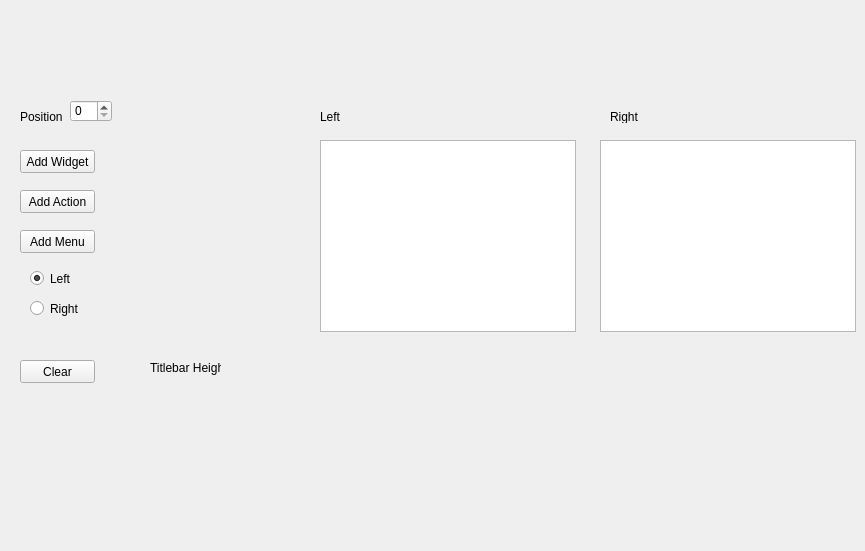
<?xml version="1.0" encoding="UTF-8"?>
<ui version="4.0">
 <class>TestEDRWidget</class>
 <widget class="QWidget" name="TestEDRWidget">
  <property name="geometry">
   <rect>
    <x>0</x>
    <y>0</y>
    <width>865</width>
    <height>551</height>
   </rect>
  </property>
  <property name="sizePolicy">
   <sizepolicy hsizetype="Preferred" vsizetype="Preferred">
    <horstretch>0</horstretch>
    <verstretch>0</verstretch>
   </sizepolicy>
  </property>
  <property name="minimumSize">
   <size>
    <width>100</width>
    <height>100</height>
   </size>
  </property>
  <property name="windowTitle">
   <string>TestEdrWidget</string>
  </property>
  <widget class="QPushButton" name="addWidgetButton">
   <property name="geometry">
    <rect>
     <x>20</x>
     <y>150</y>
     <width>75</width>
     <height>23</height>
    </rect>
   </property>
   <property name="text">
    <string>Add Widget</string>
   </property>
  </widget>
  <widget class="QListWidget" name="leftObjectsList">
   <property name="geometry">
    <rect>
     <x>320</x>
     <y>140</y>
     <width>256</width>
     <height>192</height>
    </rect>
   </property>
   <property name="contextMenuPolicy">
    <enum>Qt::CustomContextMenu</enum>
   </property>
  </widget>
  <widget class="QListWidget" name="rightObjectsList">
   <property name="geometry">
    <rect>
     <x>600</x>
     <y>140</y>
     <width>256</width>
     <height>192</height>
    </rect>
   </property>
   <property name="contextMenuPolicy">
    <enum>Qt::CustomContextMenu</enum>
   </property>
  </widget>
  <widget class="QPushButton" name="addActionButton">
   <property name="geometry">
    <rect>
     <x>20</x>
     <y>190</y>
     <width>75</width>
     <height>23</height>
    </rect>
   </property>
   <property name="text">
    <string>Add Action</string>
   </property>
  </widget>
  <widget class="QPushButton" name="addMenuButton">
   <property name="geometry">
    <rect>
     <x>20</x>
     <y>230</y>
     <width>75</width>
     <height>23</height>
    </rect>
   </property>
   <property name="text">
    <string>Add Menu</string>
   </property>
  </widget>
  <widget class="QSpinBox" name="spinBox">
   <property name="geometry">
    <rect>
     <x>70</x>
     <y>100</y>
     <width>42</width>
     <height>22</height>
    </rect>
   </property>
  </widget>
  <widget class="QRadioButton" name="leftRadio">
   <property name="geometry">
    <rect>
     <x>30</x>
     <y>270</y>
     <width>82</width>
     <height>17</height>
    </rect>
   </property>
   <property name="text">
    <string>Left</string>
   </property>
   <property name="checked">
    <bool>true</bool>
   </property>
  </widget>
  <widget class="QRadioButton" name="rightRadio">
   <property name="geometry">
    <rect>
     <x>30</x>
     <y>300</y>
     <width>82</width>
     <height>17</height>
    </rect>
   </property>
   <property name="text">
    <string>Right</string>
   </property>
  </widget>
  <widget class="QLabel" name="positionLabel">
   <property name="geometry">
    <rect>
     <x>20</x>
     <y>110</y>
     <width>46</width>
     <height>13</height>
    </rect>
   </property>
   <property name="text">
    <string>Position</string>
   </property>
  </widget>
  <widget class="QLabel" name="leftLabel">
   <property name="geometry">
    <rect>
     <x>320</x>
     <y>110</y>
     <width>46</width>
     <height>13</height>
    </rect>
   </property>
   <property name="text">
    <string>Left</string>
   </property>
  </widget>
  <widget class="QLabel" name="rightLabel">
   <property name="geometry">
    <rect>
     <x>610</x>
     <y>110</y>
     <width>46</width>
     <height>13</height>
    </rect>
   </property>
   <property name="text">
    <string>Right</string>
   </property>
  </widget>
  <widget class="QPushButton" name="clearButton">
   <property name="geometry">
    <rect>
     <x>20</x>
     <y>360</y>
     <width>75</width>
     <height>23</height>
    </rect>
   </property>
   <property name="text">
    <string>Clear</string>
   </property>
  </widget>
  <widget class="QLabel" name="label">
   <property name="geometry">
    <rect>
     <x>150</x>
     <y>360</y>
     <width>71</width>
     <height>16</height>
    </rect>
   </property>
   <property name="text">
    <string>Titlebar Height</string>
   </property>
  </widget>
  <widget class="QLabel" name="titlebarHeight">
   <property name="geometry">
    <rect>
     <x>230</x>
     <y>360</y>
     <width>46</width>
     <height>13</height>
    </rect>
   </property>
   <property name="text">
    <string/>
   </property>
  </widget>
 </widget>
 <resources/>
 <connections>
  <connection>
   <sender>addActionButton</sender>
   <signal>clicked()</signal>
   <receiver>TestEDRWidget</receiver>
   <slot>addAction()</slot>
   <hints>
    <hint type="sourcelabel">
     <x>57</x>
     <y>201</y>
    </hint>
    <hint type="destinationlabel">
     <x>432</x>
     <y>275</y>
    </hint>
   </hints>
  </connection>
  <connection>
   <sender>addMenuButton</sender>
   <signal>clicked()</signal>
   <receiver>TestEDRWidget</receiver>
   <slot>addMenu()</slot>
   <hints>
    <hint type="sourcelabel">
     <x>57</x>
     <y>241</y>
    </hint>
    <hint type="destinationlabel">
     <x>432</x>
     <y>275</y>
    </hint>
   </hints>
  </connection>
  <connection>
   <sender>addWidgetButton</sender>
   <signal>clicked()</signal>
   <receiver>TestEDRWidget</receiver>
   <slot>addWidget()</slot>
   <hints>
    <hint type="sourcelabel">
     <x>57</x>
     <y>161</y>
    </hint>
    <hint type="destinationlabel">
     <x>432</x>
     <y>275</y>
    </hint>
   </hints>
  </connection>
  <connection>
   <sender>leftRadio</sender>
   <signal>toggled(bool)</signal>
   <receiver>TestEDRWidget</receiver>
   <slot>changeSide(bool)</slot>
   <hints>
    <hint type="sourcelabel">
     <x>70</x>
     <y>278</y>
    </hint>
    <hint type="destinationlabel">
     <x>432</x>
     <y>275</y>
    </hint>
   </hints>
  </connection>
  <connection>
   <sender>leftObjectsList</sender>
   <signal>customContextMenuRequested(QPoint)</signal>
   <receiver>TestEDRWidget</receiver>
   <slot>showContextMenu(QPoint)</slot>
   <hints>
    <hint type="sourcelabel">
     <x>447</x>
     <y>235</y>
    </hint>
    <hint type="destinationlabel">
     <x>432</x>
     <y>275</y>
    </hint>
   </hints>
  </connection>
  <connection>
   <sender>rightObjectsList</sender>
   <signal>customContextMenuRequested(QPoint)</signal>
   <receiver>TestEDRWidget</receiver>
   <slot>showContextMenu(QPoint)</slot>
   <hints>
    <hint type="sourcelabel">
     <x>727</x>
     <y>235</y>
    </hint>
    <hint type="destinationlabel">
     <x>432</x>
     <y>275</y>
    </hint>
   </hints>
  </connection>
  <connection>
   <sender>clearButton</sender>
   <signal>clicked()</signal>
   <receiver>TestEDRWidget</receiver>
   <slot>clearSide()</slot>
   <hints>
    <hint type="sourcelabel">
     <x>57</x>
     <y>371</y>
    </hint>
    <hint type="destinationlabel">
     <x>432</x>
     <y>275</y>
    </hint>
   </hints>
  </connection>
 </connections>
 <slots>
  <slot>changeSide(bool)</slot>
  <slot>addWidget()</slot>
  <slot>addAction()</slot>
  <slot>addMenu()</slot>
  <slot>showContextMenu(QPoint)</slot>
  <slot>clearSide()</slot>
 </slots>
</ui>
